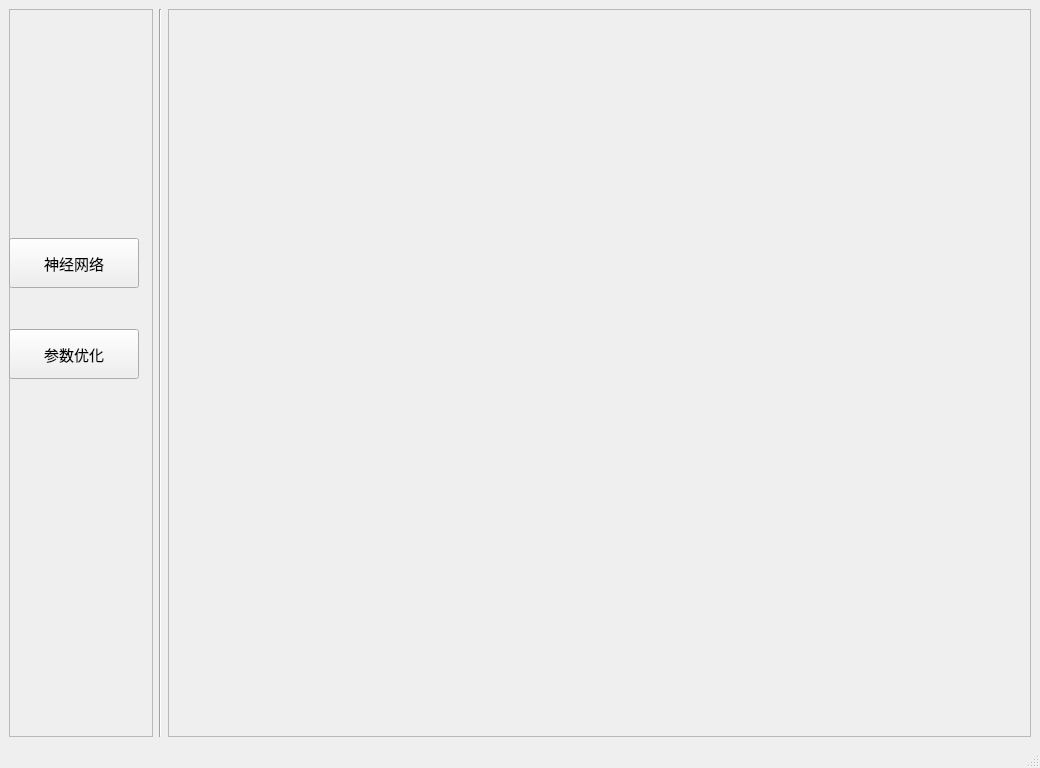
<?xml version="1.0" encoding="UTF-8"?>
<ui version="4.0">
 <class>MainWindow</class>
 <widget class="QMainWindow" name="MainWindow">
  <property name="geometry">
   <rect>
    <x>0</x>
    <y>0</y>
    <width>1040</width>
    <height>768</height>
   </rect>
  </property>
  <property name="windowTitle">
   <string>MainWindow</string>
  </property>
  <widget class="QWidget" name="centralwidget">
   <layout class="QHBoxLayout" name="horizontalLayout">
    <item>
     <widget class="QFrame" name="frame">
      <property name="sizePolicy">
       <sizepolicy hsizetype="Preferred" vsizetype="Preferred">
        <horstretch>1</horstretch>
        <verstretch>0</verstretch>
       </sizepolicy>
      </property>
      <property name="frameShape">
       <enum>QFrame::StyledPanel</enum>
      </property>
      <property name="frameShadow">
       <enum>QFrame::Raised</enum>
      </property>
      <widget class="QPushButton" name="pushButton_2">
       <property name="geometry">
        <rect>
         <x>0</x>
         <y>229</y>
         <width>130</width>
         <height>50</height>
        </rect>
       </property>
       <property name="font">
        <font>
         <family>微软雅黑</family>
         <pointsize>11</pointsize>
        </font>
       </property>
       <property name="text">
        <string>神经网络</string>
       </property>
      </widget>
      <widget class="QPushButton" name="pushButton">
       <property name="geometry">
        <rect>
         <x>0</x>
         <y>320</y>
         <width>130</width>
         <height>50</height>
        </rect>
       </property>
       <property name="font">
        <font>
         <family>微软雅黑</family>
         <pointsize>11</pointsize>
        </font>
       </property>
       <property name="text">
        <string>参数优化</string>
       </property>
      </widget>
      <widget class="QLabel" name="label">
       <property name="geometry">
        <rect>
         <x>20</x>
         <y>50</y>
         <width>100</width>
         <height>100</height>
        </rect>
       </property>
       <property name="text">
        <string/>
       </property>
      </widget>
     </widget>
    </item>
    <item>
     <widget class="Line" name="line">
      <property name="orientation">
       <enum>Qt::Vertical</enum>
      </property>
     </widget>
    </item>
    <item>
     <widget class="QFrame" name="frame_2">
      <property name="sizePolicy">
       <sizepolicy hsizetype="Preferred" vsizetype="Preferred">
        <horstretch>6</horstretch>
        <verstretch>0</verstretch>
       </sizepolicy>
      </property>
      <property name="frameShape">
       <enum>QFrame::StyledPanel</enum>
      </property>
      <property name="frameShadow">
       <enum>QFrame::Raised</enum>
      </property>
     </widget>
    </item>
   </layout>
  </widget>
  <widget class="QMenuBar" name="menubar">
   <property name="geometry">
    <rect>
     <x>0</x>
     <y>0</y>
     <width>1040</width>
     <height>18</height>
    </rect>
   </property>
  </widget>
  <widget class="QStatusBar" name="statusbar"/>
 </widget>
 <resources/>
 <connections/>
</ui>
